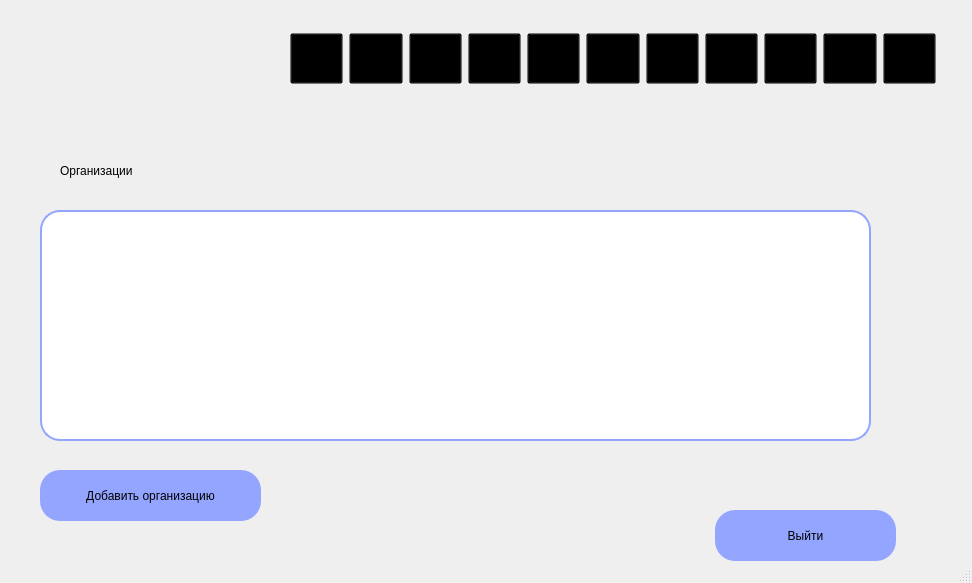
<?xml version="1.0" encoding="UTF-8"?>
<ui version="4.0">
 <class>MainWindow</class>
 <widget class="QMainWindow" name="MainWindow">
  <property name="geometry">
   <rect>
    <x>0</x>
    <y>0</y>
    <width>972</width>
    <height>583</height>
   </rect>
  </property>
  <property name="windowTitle">
   <string>Организации</string>
  </property>
  <property name="windowIcon">
   <iconset>
    <normaloff>../crm/res/nglogo.png</normaloff>../crm/res/nglogo.png</iconset>
  </property>
  <property name="styleSheet">
   <string notr="true">background-image: url(:/reso/res/gradient.png);</string>
  </property>
  <widget class="QWidget" name="centralwidget">
   <widget class="QWidget" name="widget" native="true">
    <property name="geometry">
     <rect>
      <x>280</x>
      <y>20</y>
      <width>671</width>
      <height>71</height>
     </rect>
    </property>
    <property name="styleSheet">
     <string notr="true">
 background: transparent !important;</string>
    </property>
    <widget class="QWidget" name="layoutWidget">
     <property name="geometry">
      <rect>
       <x>10</x>
       <y>10</y>
       <width>646</width>
       <height>57</height>
      </rect>
     </property>
     <layout class="QHBoxLayout" name="horizontalLayout_2">
      <item>
       <widget class="QPushButton" name="home">
        <property name="minimumSize">
         <size>
          <width>51</width>
          <height>51</height>
         </size>
        </property>
        <property name="styleSheet">
         <string notr="true">
 background: transparent !important;</string>
        </property>
        <property name="text">
         <string/>
        </property>
        <property name="icon">
         <iconset>
          <normaloff>res/house.png</normaloff>res/house.png</iconset>
        </property>
        <property name="iconSize">
         <size>
          <width>51</width>
          <height>51</height>
         </size>
        </property>
       </widget>
      </item>
      <item>
       <widget class="QPushButton" name="deal">
        <property name="minimumSize">
         <size>
          <width>51</width>
          <height>51</height>
         </size>
        </property>
        <property name="styleSheet">
         <string notr="true">
 background: transparent !important;</string>
        </property>
        <property name="text">
         <string/>
        </property>
        <property name="icon">
         <iconset>
          <normaloff>res/deal.png</normaloff>res/deal.png</iconset>
        </property>
        <property name="iconSize">
         <size>
          <width>51</width>
          <height>51</height>
         </size>
        </property>
       </widget>
      </item>
      <item>
       <widget class="QPushButton" name="date">
        <property name="minimumSize">
         <size>
          <width>51</width>
          <height>51</height>
         </size>
        </property>
        <property name="styleSheet">
         <string notr="true">
 background: transparent !important;</string>
        </property>
        <property name="text">
         <string/>
        </property>
        <property name="icon">
         <iconset>
          <normaloff>res/calendar.png</normaloff>res/calendar.png</iconset>
        </property>
        <property name="iconSize">
         <size>
          <width>51</width>
          <height>51</height>
         </size>
        </property>
       </widget>
      </item>
      <item>
       <widget class="QPushButton" name="task">
        <property name="minimumSize">
         <size>
          <width>51</width>
          <height>51</height>
         </size>
        </property>
        <property name="styleSheet">
         <string notr="true">
 background: transparent !important;</string>
        </property>
        <property name="text">
         <string/>
        </property>
        <property name="icon">
         <iconset>
          <normaloff>res/task.png</normaloff>res/task.png</iconset>
        </property>
        <property name="iconSize">
         <size>
          <width>51</width>
          <height>51</height>
         </size>
        </property>
       </widget>
      </item>
      <item>
       <widget class="QPushButton" name="client">
        <property name="minimumSize">
         <size>
          <width>51</width>
          <height>51</height>
         </size>
        </property>
        <property name="contextMenuPolicy">
         <enum>Qt::NoContextMenu</enum>
        </property>
        <property name="styleSheet">
         <string notr="true">
 background: transparent !important;</string>
        </property>
        <property name="text">
         <string/>
        </property>
        <property name="icon">
         <iconset>
          <normaloff>res/client.png</normaloff>res/client.png</iconset>
        </property>
        <property name="iconSize">
         <size>
          <width>51</width>
          <height>51</height>
         </size>
        </property>
       </widget>
      </item>
      <item>
       <widget class="QPushButton" name="empl">
        <property name="minimumSize">
         <size>
          <width>51</width>
          <height>51</height>
         </size>
        </property>
        <property name="styleSheet">
         <string notr="true">
 background: transparent !important;</string>
        </property>
        <property name="text">
         <string/>
        </property>
        <property name="icon">
         <iconset>
          <normaloff>res/emp.png</normaloff>res/emp.png</iconset>
        </property>
        <property name="iconSize">
         <size>
          <width>51</width>
          <height>51</height>
         </size>
        </property>
       </widget>
      </item>
      <item>
       <widget class="QPushButton" name="chat">
        <property name="minimumSize">
         <size>
          <width>51</width>
          <height>51</height>
         </size>
        </property>
        <property name="styleSheet">
         <string notr="true">
 background: transparent !important;</string>
        </property>
        <property name="text">
         <string/>
        </property>
        <property name="icon">
         <iconset>
          <normaloff>res/chat.png</normaloff>res/chat.png</iconset>
        </property>
        <property name="iconSize">
         <size>
          <width>51</width>
          <height>51</height>
         </size>
        </property>
       </widget>
      </item>
      <item>
       <widget class="QPushButton" name="ana">
        <property name="minimumSize">
         <size>
          <width>51</width>
          <height>51</height>
         </size>
        </property>
        <property name="styleSheet">
         <string notr="true">
 background: transparent !important;</string>
        </property>
        <property name="text">
         <string/>
        </property>
        <property name="icon">
         <iconset>
          <normaloff>res/an.png</normaloff>res/an.png</iconset>
        </property>
        <property name="iconSize">
         <size>
          <width>51</width>
          <height>51</height>
         </size>
        </property>
       </widget>
      </item>
      <item>
       <widget class="QPushButton" name="sett">
        <property name="minimumSize">
         <size>
          <width>51</width>
          <height>51</height>
         </size>
        </property>
        <property name="styleSheet">
         <string notr="true">
 background: transparent !important;</string>
        </property>
        <property name="text">
         <string/>
        </property>
        <property name="icon">
         <iconset>
          <normaloff>res/set.png</normaloff>res/set.png</iconset>
        </property>
        <property name="iconSize">
         <size>
          <width>51</width>
          <height>51</height>
         </size>
        </property>
       </widget>
      </item>
      <item>
       <widget class="QPushButton" name="notification">
        <property name="minimumSize">
         <size>
          <width>51</width>
          <height>51</height>
         </size>
        </property>
        <property name="styleSheet">
         <string notr="true">
 background: transparent !important;</string>
        </property>
        <property name="text">
         <string/>
        </property>
        <property name="icon">
         <iconset>
          <normaloff>res/uved.png</normaloff>res/uved.png</iconset>
        </property>
        <property name="iconSize">
         <size>
          <width>51</width>
          <height>51</height>
         </size>
        </property>
       </widget>
      </item>
      <item>
       <widget class="QPushButton" name="help">
        <property name="minimumSize">
         <size>
          <width>51</width>
          <height>51</height>
         </size>
        </property>
        <property name="styleSheet">
         <string notr="true">
 background: transparent !important;</string>
        </property>
        <property name="text">
         <string/>
        </property>
        <property name="icon">
         <iconset>
          <normaloff>res/que.png</normaloff>res/que.png</iconset>
        </property>
        <property name="iconSize">
         <size>
          <width>51</width>
          <height>51</height>
         </size>
        </property>
       </widget>
      </item>
     </layout>
    </widget>
   </widget>
   <widget class="QLabel" name="label">
    <property name="geometry">
     <rect>
      <x>10</x>
      <y>20</y>
      <width>261</width>
      <height>81</height>
     </rect>
    </property>
    <property name="styleSheet">
     <string notr="true"/>
    </property>
    <property name="text">
     <string/>
    </property>
    <property name="pixmap">
     <pixmap>res/ngname.png</pixmap>
    </property>
   </widget>
   <widget class="QWidget" name="widget_3" native="true">
    <property name="geometry">
     <rect>
      <x>50</x>
      <y>140</y>
      <width>171</width>
      <height>61</height>
     </rect>
    </property>
    <property name="styleSheet">
     <string notr="true">    background: transparent !important;</string>
    </property>
    <widget class="QLabel" name="label_3">
     <property name="geometry">
      <rect>
       <x>10</x>
       <y>10</y>
       <width>151</width>
       <height>41</height>
      </rect>
     </property>
     <property name="styleSheet">
      <string notr="true">background: transparent !important;
font: 500 18pt &quot;Segoe UI&quot;;
</string>
     </property>
     <property name="text">
      <string>Организации</string>
     </property>
    </widget>
   </widget>
   <widget class="QTableWidget" name="tableWidget">
    <property name="geometry">
     <rect>
      <x>40</x>
      <y>210</y>
      <width>831</width>
      <height>231</height>
     </rect>
    </property>
    <property name="styleSheet">
     <string notr="true">border-radius: 20px;                     /* &lt;----  20px  */ 
border: 2px solid #94a5ff;
background: rgb(255, 255, 255);
font: 500 14pt &quot;Segoe UI&quot;;
</string>
    </property>
   </widget>
   <widget class="QPushButton" name="pushButton">
    <property name="geometry">
     <rect>
      <x>40</x>
      <y>470</y>
      <width>221</width>
      <height>51</height>
     </rect>
    </property>
    <property name="styleSheet">
     <string notr="true">QPushButton{
font: 625 14pt &quot;Segoe UI&quot;;
background: #94a5ff;
border-radius: 20px;   
                  /* &lt;----  20px  */ 
}

QPushButton:hover {
	background:#E1E5FF;
}

QPushButton:pressed {
	background: #717ec3;
}</string>
    </property>
    <property name="text">
     <string>Добавить организацию</string>
    </property>
   </widget>
   <widget class="QWidget" name="widget_5" native="true">
    <property name="geometry">
     <rect>
      <x>680</x>
      <y>440</y>
      <width>241</width>
      <height>131</height>
     </rect>
    </property>
    <property name="styleSheet">
     <string notr="true">    background: transparent !important;</string>
    </property>
    <widget class="QWidget" name="layoutWidget_2">
     <property name="geometry">
      <rect>
       <x>10</x>
       <y>10</y>
       <width>231</width>
       <height>111</height>
      </rect>
     </property>
     <layout class="QVBoxLayout" name="verticalLayout_2">
      <item>
       <widget class="QLabel" name="profil">
        <property name="styleSheet">
         <string notr="true">background: transparent !important;
font: 500 12pt &quot;Segoe UI&quot;;
</string>
        </property>
        <property name="text">
         <string>&lt;html&gt;&lt;head/&gt;&lt;body&gt;&lt;p align=&quot;center&quot;&gt;&lt;br/&gt;&lt;/p&gt;&lt;/body&gt;&lt;/html&gt;</string>
        </property>
       </widget>
      </item>
      <item alignment="Qt::AlignHCenter">
       <widget class="QPushButton" name="pushButton_2">
        <property name="minimumSize">
         <size>
          <width>181</width>
          <height>51</height>
         </size>
        </property>
        <property name="maximumSize">
         <size>
          <width>181</width>
          <height>51</height>
         </size>
        </property>
        <property name="styleSheet">
         <string notr="true">QPushButton{
font: 625 14pt &quot;Segoe UI&quot;;
background: #94a5ff;
border-radius: 20px;   
                  /* &lt;----  20px  */ 
}

QPushButton:hover {
	background:#E1E5FF;
}

QPushButton:pressed {
	background: #717ec3;
}</string>
        </property>
        <property name="text">
         <string>Выйти</string>
        </property>
       </widget>
      </item>
     </layout>
    </widget>
   </widget>
  </widget>
  <widget class="QStatusBar" name="statusbar"/>
 </widget>
 <resources>
  <include location="ress.qrc"/>
  <include location="ress.qrc"/>
 </resources>
 <connections/>
</ui>
